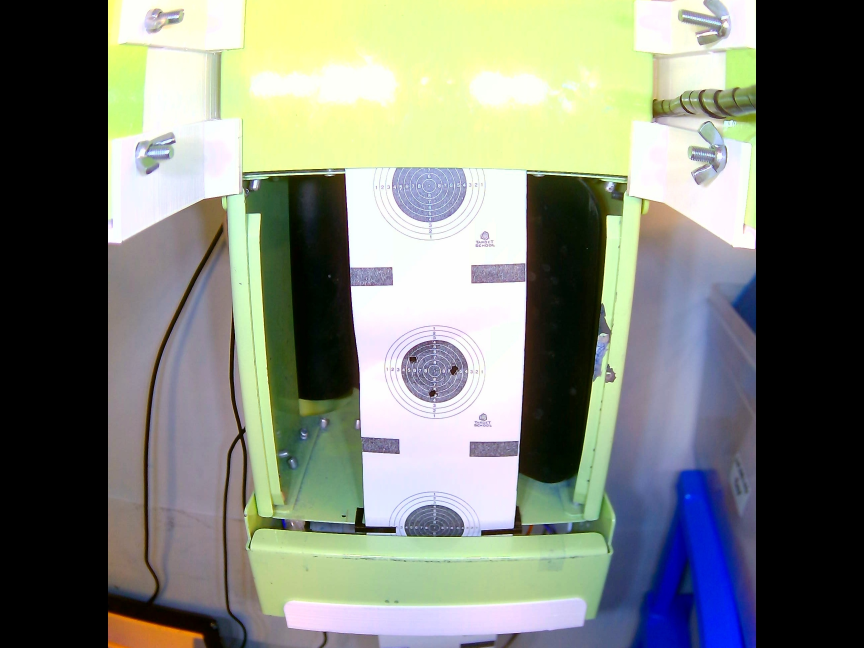
#> input picture cyberpunk-dashboard-design/scripts/latest_raw.jpeg, 2592 x 1944 px (shown at 1/3 size)
$ python -i wrap_test.py   (imports and definitions only)   (older library calls are emulated)
#> lines starting #> are read from the running program, lines starting #| are printed output that depends on the picture; after the words box and inside, x2 and y2 are one past the last pixel; in counts of white or black regions, pixels touching at a corner belong together
#> further down, picture is the input picture: shape (1944, 2592, 3); mean B, G, R 118.1, 128.3, 123.6
"""
Press   :   Function
  P     :   prints wrapped points
  O     :   Shows Original Image
  W     :   Shows Wrapped Image
  V     :   Shows TrackBar For Wrapping points
  R     :   Shows Rings on Image
  B     :   Shows Binary Threshold Image
  S     :   Shows Sharpened Image
  Q     :   Quits Entire Program

NOTE : If a window is already on, pressing its corresponding Button will Close it
NOTE : Sharpened Image ('S') will only show up if Binary Image is active.
"""

# TODO: Add Multi Threading
# [1 line not run here, left out]
import sys
import time
import os

import cv2
import numpy as np

# Tk sliders are used for decimal-precision tuning of wrap/ring values
import tkinter as tk

# output_pts will be set after loading the image to match its dimensions
output_pts = None

show_Rings = False
show_Wrapped = False
show_wrapPoints = False
show_Params = False
sharpening = False
show_OG = True
show_Fisheye = False

Thresh = 127
k_size = 3
lim = 0

focal = 0
cx = 0
cy = 0
k1 = 0
k2 = 0

wrap_points = {
       #Pistol
        #'x1': 731, 'y1': 480,   # top-left
        #'x2': 800, 'y2': 1547,   # BOTTOM-LEFT
        #'x3': 1781, 'y3': 1547,  # BOTTOM-RIGHT
        #'x4': 1867, 'y4': 469    # TOP-RIGHT

       #Rifle
        'x1': 1024, 'y1': 565,
        'x2': 1067, 'y2': 1077,
        'x3': 1568, 'y3': 1056,
        'x4': 1568, 'y4': 544
        #'x1': 1024, 'y1': 565, 'x2': 1067, 'y2': 1077, 'x3': 1568, 'y3': 1056, 'x4': 1568, 'y4': 544}'x4': 1525, 'y4': 1013

        #'x1': 1077, 'y1': 971,   # top-left
        ##'x2': 1109, 'y2': 1483,   # BOTTOM-LEFT
        #'x3': 1483, 'y3': 1419,  # BOTTOM-RIGHT
        #'x4': 1525, 'y4': 939    # TOP-RIGHT

    }
        # [15, 124],
       # [622, 112],
       # [570, 629],
       # [71, 638]
 #       Click 4 corners in the order: top-left, bottom-left, top-right, bottom-right
#Clicked point: 18, 100
#Clicked point: 77, 648
#Clicked point: 619, 88
#Clicked point: 565, 644

# rings = {
#     "ring_1": {"cx": 251, "cy": 272, "radius": 7, "ratio": 1.03, "rotation": 0},
#     "ring_2": {"cx": 251, "cy": 270, "radius": 16, "ratio": 1.05, "rotation": 0},
#     "ring_3": {"cx": 253, "cy": 269, "radius": 44, "ratio": 0.95, "rotation": 0},
#     "ring_4": {"cx": 251, "cy": 269, "radius": 71, "ratio": 0.99, "rotation": 0},
#     "ring_5": {"cx": 251, "cy": 268, "radius": 94, "ratio": 0.97, "rotation": 0},
#     "ring_6": {"cx": 250, "cy": 267, "radius": 119, "ratio": 0.98, "rotation": 0},
#     "ring_7": {"cx": 250, "cy": 264, "radius": 149, "ratio": 0.96, "rotation": 0},
#     "ring_8": {"cx": 251, "cy": 260, "radius": 170, "ratio": 0.98, "rotation": 0},
#     "ring_9": {"cx": 248, "cy": 257, "radius": 193, "ratio": 0.98, "rotation": 0},
#     "ring_10": {"cx": 248, "cy": 253, "radius": 217, "ratio": 0.99, "rotation": 0},
#     "ring_11": {"cx": 248, "cy": 249, "radius": 240, "ratio": 1.0, "rotation": 0}  # editable
# }

rings = {
    'center_x': 250, 'center_y': 250,
    'ring_11':8,
    'ring_10':18, 'ring_9':46, 'ring_8':74,
    'ring_7':100, 'ring_6': 122, 'ring_5': 147, 'ring_4': 174,
    'ring_3': 199, 'ring_2': 219, 'ring_1': 244
}

RIFLE_BLACK_RATIO = 0.67033
RIFLE_RING8_RATIO = 0.23077
MAX_TARGET_AREA_RATIO = 0.35
MAX_SHOT_SEARCH_RADIUS = 160

# Decimal slider configuration (only used for WrapPoints/Ring_Points)
DECIMAL_PLACES = 2
DECIMAL_RESOLUTION = 10 ** (-DECIMAL_PLACES)  # e.g. 0.01

_tk_root: tk.Tk | None = None
_wrap_gui = None
_rings_gui = None
_cached_auto_points = None
_cached_auto_shape = None
_last_distance_summary = None


# [27 lines left out: functions _load_start_frame, _ensure_tk_root, not called in this run]


def _format_float(val: float) -> str:
    return f"{val:.{DECIMAL_PLACES}f}"


class _DecimalSlidersWindow:
    # [100 lines left out: functions __init__, update, destroy, not called in this run]

    @property
    def is_open(self) -> bool:
        return self._win is not None

def update_ring(ring_name, key, val):
    rings[ring_name][key] = val

# [19 lines left out: function startRings_old, not called in this run]
# Video capture removed — use file selection in __main__ instead

def startRings():
    # Deprecated: kept for compatibility, Ring sliders are now Tk-based for decimal precision.
    pass

params = {'alpha': 1.5, 'beta': -0.5, 'gamma': 0}

key_actions = {
    ord('W'): 'show_Wrapped',
    ord('O'): 'show_OG',
    ord('V'): 'show_wrapPoints',
    ord('R'): 'show_Rings',
    ord('B'): 'show_Params',
    ord('S'): 'sharpening',
    ord('F'): 'show_Fisheye',
}


# ------------------- Fisheye / undistort -------------------
CALIBRATION_NPZ_PATH = os.path.join(os.path.dirname(__file__), "calibration_params.npz")

# Undistort tuning controls (exposed via Tk sliders).
# - For fisheye calibration (D has 4 coeffs): uses "balance".
# - For pinhole calibration (D has 5+ coeffs): uses "alpha".
undistort_tune = {
    "balance": 0.0,  # 0=crop, 1=keep all pixels (more black borders)
    "alpha": 1.0,    # 0=crop, 1=keep all pixels
}

_calib_loaded = False
_calib_is_fisheye = False
_calib_K = None
_calib_D = None
_calib_DIM = None  # (w, h)
_undistort_maps: dict[tuple[int, int, bool, float], tuple[np.ndarray, np.ndarray]] = {}
_last_undistort_tune: tuple[float, float] | None = None
_undistort_gui = None


# [233 lines left out: functions _as_dim_wh, _best_dim_for_frame, _load_calibration_npz, _undistort_frame, _ensure_undistort_gui, manage_window and 2 more, not called in this run]

def closeWindow(name: str):
    if cv2.getWindowProperty(name, cv2.WND_PROP_VISIBLE) >= 1:
        cv2.destroyWindow(name)


def startWrapPoints():
    # Deprecated: kept for compatibility, Wrap sliders are now Tk-based for decimal precision.
    pass


# [52 lines left out: functions startParams, imageProcessor, drawRings_old, drawRings, not called in this run]


def detect_rifle_square_from_image(frame: np.ndarray) -> np.ndarray | None:
    if frame is None or frame.size == 0:
        return None

    h, w = frame.shape[:2]
#> h = 1944; w = 2592
    max_dim = max(h, w)
#> max_dim = 2592
    scale = 1.0
    if max_dim > 1200:
        scale = 1200.0 / float(max_dim)
#> scale = 0.463
        work = cv2.resize(frame, (int(round(w * scale)), int(round(h * scale))), interpolation=cv2.INTER_AREA)
    else:
        work = frame

    gray = cv2.cvtColor(work, cv2.COLOR_BGR2GRAY)
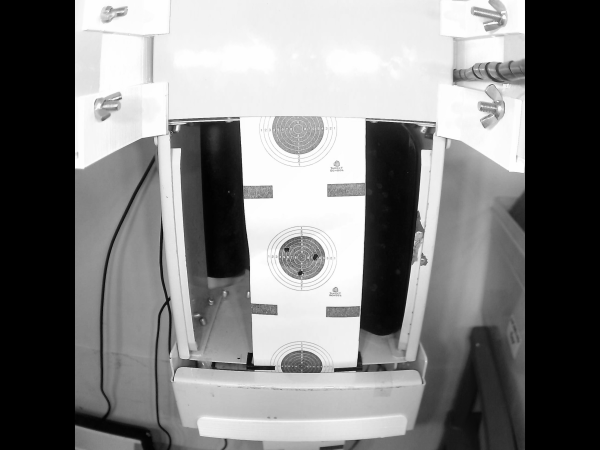
#> gray: shape (900, 1200) (shown at 1/2 size); min 0, max 255, mean 125.8
    gray = cv2.GaussianBlur(gray, (5, 5), 0)

    _, mask = cv2.threshold(gray, 0, 255, cv2.THRESH_BINARY_INV + cv2.THRESH_OTSU)
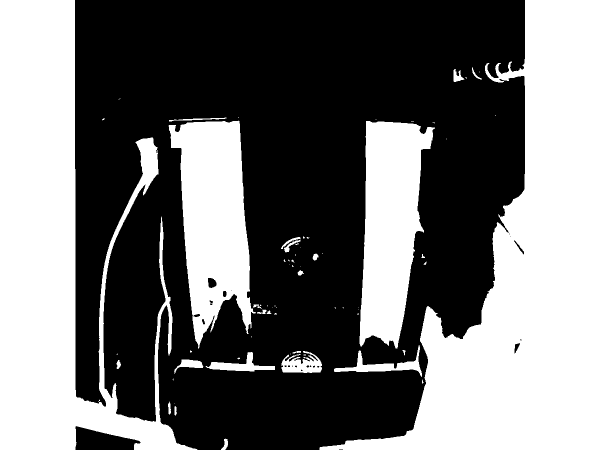
#> mask: shape (900, 1200) (shown at 1/2 size); 43.4% white; 69 white regions (43 under 20 px), largest, box (x1, y1, x2, y2) and area: (639, 0, 1200, 900) 207972, (0, 0, 395, 900) 157848, (337, 241, 512, 697) 48413
    kernel = np.ones((5, 5), np.uint8)
    mask = cv2.morphologyEx(mask, cv2.MORPH_OPEN, kernel, iterations=1)
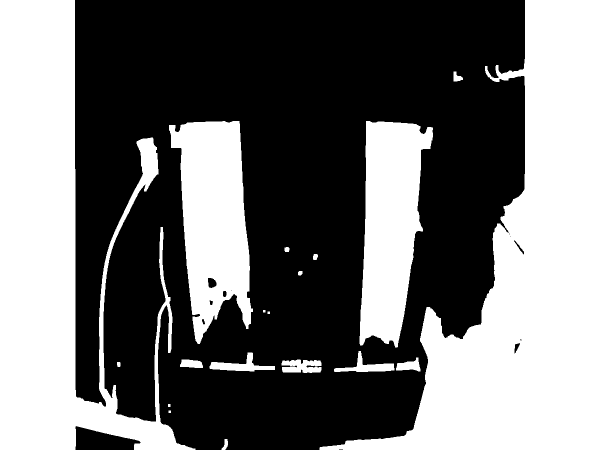
#> mask: shape (900, 1200) (shown at 1/2 size); 43.1% white; 19 white regions, largest, box (x1, y1, x2, y2) and area: (639, 0, 1200, 900) 207690, (0, 0, 391, 900) 157661, (338, 242, 506, 688) 48177
    mask = cv2.morphologyEx(mask, cv2.MORPH_CLOSE, kernel, iterations=2)
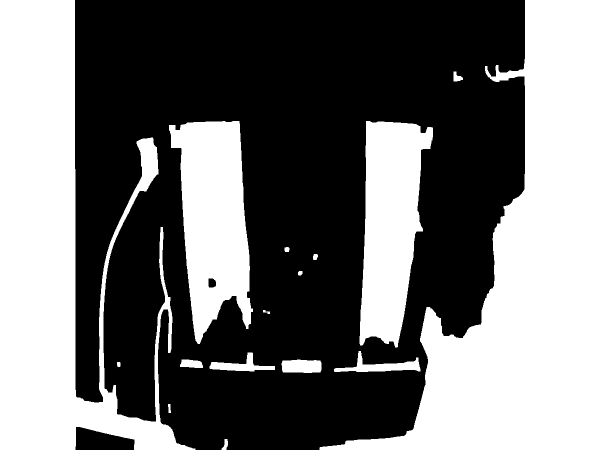
#> mask: shape (900, 1200) (shown at 1/2 size); 43.3% white; 16 white regions

    contours, _ = cv2.findContours(mask, cv2.RETR_EXTERNAL, cv2.CHAIN_APPROX_SIMPLE)
#> contours = 16 contours; largest, box (x1, y1, x2, y2) and area: (639, 0, 1200, 900) 206616, (0, 0, 391, 900) 155704, (338, 242, 506, 688) 48121, (719, 242, 866, 695) 44117, (668, 702, 841, 744) 2336
    if not contours:
        return None

    largest = max(contours, key=cv2.contourArea)
#> largest = contour of 422 points, box (x1, y1, x2, y2) (639, 0, 1200, 900), area 206616
    area = float(cv2.contourArea(largest))
#> area = 206616.5
    if area < 50.0:
        return None

    moments = cv2.moments(largest)
#> moments = moments, m00 206616.5, centre m10/m00, m01/m00 = (1064.1, 544.4)
    if moments.get("m00", 0.0) == 0.0:
        return None

    center_x = float(moments["m10"] / moments["m00"])
#> center_x = 1064.1
    center_y = float(moments["m01"] / moments["m00"])
#> center_y = 544.4
    black_radius = float(np.sqrt(area / np.pi))
#> black_radius = 256.5
    if scale != 1.0:
        inv_scale = 1.0 / scale
#> inv_scale = 2.16
        center_x *= inv_scale
#> center_x = 2298.4
        center_y *= inv_scale
#> center_y = 1175.8
        black_radius *= inv_scale
#> black_radius = 553.9
    ring8_radius = black_radius * (RIFLE_RING8_RATIO / RIFLE_BLACK_RATIO)
#> ring8_radius = 190.7
    half_side = max(ring8_radius, 1.0)
#> half_side = 190.7

    left = max(0.0, center_x - half_side)
#> left = 2107.7
    right = min(float(w - 1), center_x + half_side)
#> right = 2489.1
    top = max(0.0, center_y - half_side)
#> top = 985.1
    bottom = min(float(h - 1), center_y + half_side)
#> bottom = 1366.5

    rings['center_x'] = center_x
    rings['center_y'] = center_y
    rings['ring_8'] = ring8_radius

    return np.array(
        [
            [left, top],
            [left, bottom],
            [right, bottom],
            [right, top],
        ],
        dtype=np.float32,
    )


# [301 lines left out: functions detect_target_center_from_warped, detect_black_center_from_warped, get_decimal_ten_score, detect_shot_center_from_warped, annotate_shot_metrics, not called in this run]

def update_point(val, key, cus_dict):
    cus_dict[key] = val


# [46 lines left out: functions _ensure_wrap_gui, _ensure_rings_gui, startFishPoints, printAll, not called in this run]

# [136 lines not run here, left out]

>>> import cv2
>>> picture = cv2.imread('../scripts/latest_raw.jpeg')
>>> result = detect_rifle_square_from_image(picture)
#> result = [[2107.7, 985.1], [2107.7, 1366.5], [2489.1, 1366.5], [2489.1, 985.1]]
